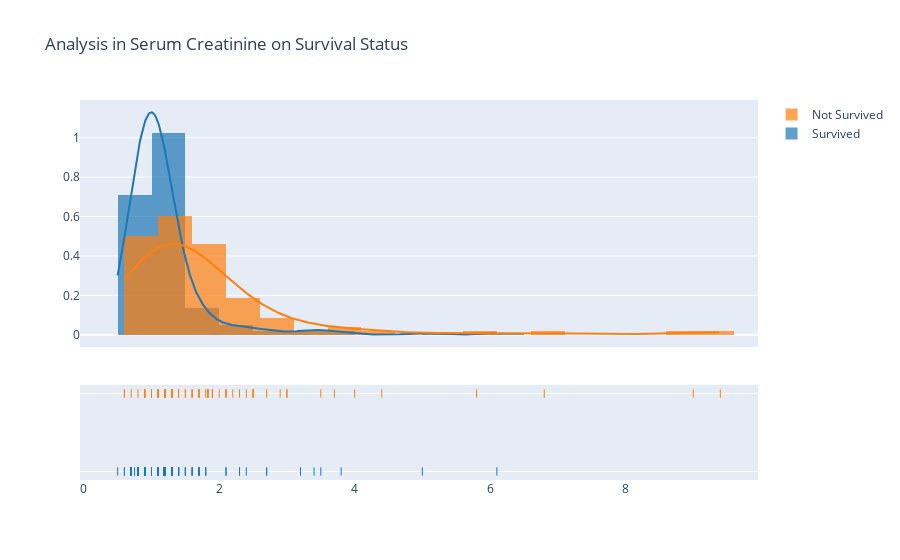

Here is the notebook cell this chart was saved with:
### Code cell
surv = hf[hf['DEATH_EVENT']==0]['serum_creatinine']
not_surv = hf[hf['DEATH_EVENT']==1]['serum_creatinine']
hist_data = [surv,not_surv]
group_labels = ['Survived', 'Not Survived']
fig = ff.create_distplot(hist_data, group_labels, bin_size=0.5)
fig.update_layout(
    title_text="Analysis in Serum Creatinine on Survival Status")
fig.show()

### Figure 1 — Plotly figure (JSON) as saved in the notebook; plotly's stock layout.template omitted (floating-point values rounded to 4 significant figures; data arrays with more than 128 entries replaced by an {"elided": "..."} marker saying what was removed)
{"data": [{"autobinx": false, "histnorm": "probability density", "legendgroup": "Survived", "marker": {"color": "rgb(31, 119, 180)"}, "name": "Survived", "opacity": 0.7, "x": {"elided": "203 float values"}, "xaxis": "x", "xbins": {"end": 6.1, "size": 0.5, "start": 0.5}, "yaxis": "y", "type": "histogram"}, {"autobinx": false, "histnorm": "probability density", "legendgroup": "Not Survived", "marker": {"color": "rgb(255, 127, 14)"}, "name": "Not Survived", "opacity": 0.7, "x": [1.9, 1.1, 1.3, 1.9, 2.7, 2.1, 1.2, 1.1, 1.5, 9.4, 4.0, 0.9, 1.1, 1.1, 1.3, 0.9, 0.8, 1.0, 1.9, 1.6, 0.9, 1.83, 1.9, 1.0, 1.3, 5.8, 1.2, 1.83, 3.0, 1.0, 1.0, 3.5, 1.0, 1.0, 3.0, 1.83, 1.2, 1.2, 1.1, 1.9, 0.9, 0.6, 4.4, 1.0, 1.0, 1.4, 6.8, 1.0, 2.2, 2.0, 1.1, 1.3, 1.0, 2.3, 1.0, 2.9, 1.3, 1.0, 1.2, 1.83, 1.0, 1.2, 0.7, 2.5, 1.0, 1.7, 1.7, 1.2, 1.3, 1.83, 3.7, 2.1, 1.1, 1.7, 1.83, 2.5, 0.9, 1.1, 1.3, 2.4, 1.0, 1.2, 2.5, 1.2, 1.5, 0.6, 2.1, 1.6, 1.8, 1.6, 9.0, 1.83, 1.7, 1.1, 1.4, 1.83], "xaxis": "x", "xbins": {"end": 9.4, "size": 0.5, "start": 0.6}, "yaxis": "y", "type": "histogram"}, {"legendgroup": "Survived", "marker": {"color": "rgb(31, 119, 180)"}, "mode": "lines", "name": "Survived", "showlegend": false, "x": {"elided": "500 float values"}, "xaxis": "x", "y": {"elided": "500 float values"}, "yaxis": "y", "type": "scatter"}, {"legendgroup": "Not Survived", "marker": {"color": "rgb(255, 127, 14)"}, "mode": "lines", "name": "Not Survived", "showlegend": false, "x": {"elided": "500 float values"}, "xaxis": "x", "y": {"elided": "500 float values"}, "yaxis": "y", "type": "scatter"}, {"legendgroup": "Survived", "marker": {"color": "rgb(31, 119, 180)", "symbol": "line-ns-open"}, "mode": "markers", "name": "Survived", "showlegend": false, "x": {"elided": "203 float values"}, "xaxis": "x", "y": {"elided": "203 str values"}, "yaxis": "y2", "type": "scatter"}, {"legendgroup": "Not Survived", "marker": {"color": "rgb(255, 127, 14)", "symbol": "line-ns-open"}, "mode": "markers", "name": "Not Survived", "showlegend": false, "x": [1.9, 1.1, 1.3, 1.9, 2.7, 2.1, 1.2, 1.1, 1.5, 9.4, 4.0, 0.9, 1.1, 1.1, 1.3, 0.9, 0.8, 1.0, 1.9, 1.6, 0.9, 1.83, 1.9, 1.0, 1.3, 5.8, 1.2, 1.83, 3.0, 1.0, 1.0, 3.5, 1.0, 1.0, 3.0, 1.83, 1.2, 1.2, 1.1, 1.9, 0.9, 0.6, 4.4, 1.0, 1.0, 1.4, 6.8, 1.0, 2.2, 2.0, 1.1, 1.3, 1.0, 2.3, 1.0, 2.9, 1.3, 1.0, 1.2, 1.83, 1.0, 1.2, 0.7, 2.5, 1.0, 1.7, 1.7, 1.2, 1.3, 1.83, 3.7, 2.1, 1.1, 1.7, 1.83, 2.5, 0.9, 1.1, 1.3, 2.4, 1.0, 1.2, 2.5, 1.2, 1.5, 0.6, 2.1, 1.6, 1.8, 1.6, 9.0, 1.83, 1.7, 1.1, 1.4, 1.83], "xaxis": "x", "y": ["Not Survived", "Not Survived", "Not Survived", "Not Survived", "Not Survived", "Not Survived", "Not Survived", "Not Survived", "Not Survived", "Not Survived", "Not Survived", "Not Survived", "Not Survived", "Not Survived", "Not Survived", "Not Survived", "Not Survived", "Not Survived", "Not Survived", "Not Survived", "Not Survived", "Not Survived", "Not Survived", "Not Survived", "Not Survived", "Not Survived", "Not Survived", "Not Survived", "Not Survived", "Not Survived", "Not Survived", "Not Survived", "Not Survived", "Not Survived", "Not Survived", "Not Survived", "Not Survived", "Not Survived", "Not Survived", "Not Survived", "Not Survived", "Not Survived", "Not Survived", "Not Survived", "Not Survived", "Not Survived", "Not Survived", "Not Survived", "Not Survived", "Not Survived", "Not Survived", "Not Survived", "Not Survived", "Not Survived", "Not Survived", "Not Survived", "Not Survived", "Not Survived", "Not Survived", "Not Survived", "Not Survived", "Not Survived", "Not Survived", "Not Survived", "Not Survived", "Not Survived", "Not Survived", "Not Survived", "Not Survived", "Not Survived", "Not Survived", "Not Survived", "Not Survived", "Not Survived", "Not Survived", "Not Survived", "Not Survived", "Not Survived", "Not Survived", "Not Survived", "Not Survived", "Not Survived", "Not Survived", "Not Survived", "Not Survived", "Not Survived", "Not Survived", "Not Survived", "Not Survived", "Not Survived", "Not Survived", "Not Survived", "Not Survived", "Not Survived", "Not Survived", "Not Survived"], "yaxis": "y2", "type": "scatter"}], "layout": {"barmode": "overlay", "hovermode": "closest", "legend": {"traceorder": "reversed"}, "xaxis": {"anchor": "y2", "domain": [0.0, 1.0], "zeroline": false}, "yaxis": {"anchor": "free", "domain": [0.35, 1], "position": 0.0}, "yaxis2": {"anchor": "x", "domain": [0, 0.25], "dtick": 1, "showticklabels": false}, "title": {"text": "Analysis in Serum Creatinine on Survival Status"}}}
